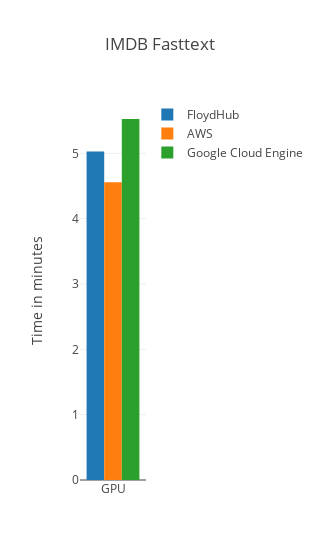

The code cell stored with this chart in its notebook:
### Markdown cell above
## 5. IMDB Fasttext
<a name="FAST"></a>

Embedding(20000, 50) -> GlobalAveragePooling1D() -> FC(50, 1)[Sigmoid]

### Code cell
# Extract info from CSV
fh_mnist_mlp_file = ['../logs/fh/gpu/imdb_fasttext_tensorflow.csv']

aws_mnist_mlp_file = ['../logs/aws/gpu/imdb_fasttext_tensorflow.csv']

gce_mnist_mlp_file = ['../logs/gce/gpu/imdb_fasttext_tensorflow.csv']

fh_time = []
for csv_file in fh_mnist_mlp_file:
    fh_time.append(from_csv_to_time(csv_file))

aws_time = []
for csv_file in aws_mnist_mlp_file:
    aws_time.append(from_csv_to_time(csv_file))    
    
gce_time = []
for csv_file in gce_mnist_mlp_file:
    gce_time.append(from_csv_to_time(csv_file))
    
# Plot
plot_total_time(fh_time, aws_time, gce_time, title="IMDB Fasttext")

### Figure 1 — Plotly figure (JSON) as saved in the notebook; plotly's stock layout.template omitted (floating-point values rounded to 4 significant figures)
{"data": [{"name": "FloydHub", "type": "bar", "x": ["GPU"], "y": [5.027]}, {"name": "AWS", "type": "bar", "x": ["GPU"], "y": [4.559]}, {"name": "Google Cloud Engine", "type": "bar", "x": ["GPU"], "y": [5.525]}], "layout": {"barmode": "group", "title": "IMDB Fasttext", "width": 1, "yaxis": {"title": "Time in minutes"}}}
